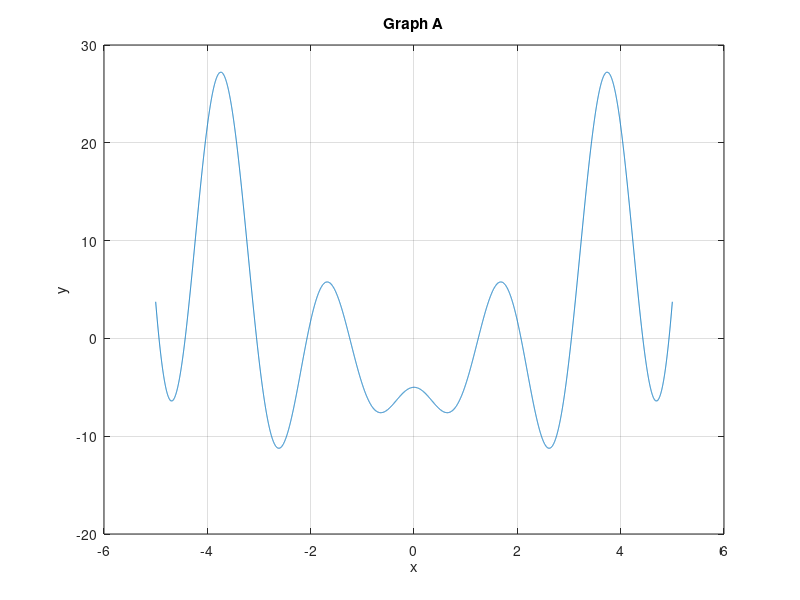

Write the MATLAB code that produced this figure.
clc
clear

disp('Problem 1')

x = [-5:0.001:5];

y = x.^2 - 5.*x.*cos(3.*x - pi/2) - 5;

plot(x, y)
title('Graph A')
xlabel('x')
ylabel('y')
grid on

disp('On the graph from range -5 to 5, the graph crosses the x-axis 10 times');

pause
clc
clear

disp('Problem 2')


A = [4, 2, 0; 2, 2, 3; 0, 1, -4];
B = [8;15;-10]

solns = A\B;

x = solns(1)
y = solns(2)
z = solns(3)


